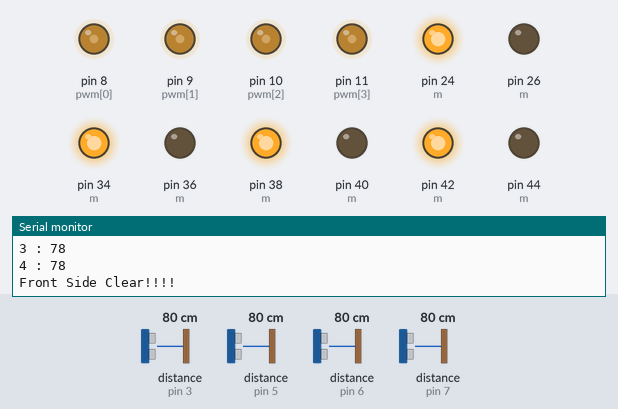
Recording of a sketch running on a simulated Arduino Mega 2560, built with avr-gcc and run on an emulated ATmega2560. Shown: output pins drawn as LEDs (lit = HIGH), the last lines printed to the serial monitor. Wiring (inferred from the names in the program): 4 × ultrasonic range finder: trigger pin 31, echo pin 3 / trigger pin 35, echo pin 5 / trigger pin 37, echo pin 6 / trigger pin 39, echo pin 7. Inputs (shaded band) come from the test bench; at power-on: distance to the obstacle (sensors on pin 3, pin 5, pin 6, pin 7) 80 cm. The echo pulse lasts 58.3 µs per cm; pins used as bus, display or sensor lines are not drawn.

Above: at 1.2 s.
1.3 s: distance to the obstacle (sensor on pin 3) set to 32 cm
4.3 s: distance to the obstacle (sensor on pin 3) set to 25 cm
At 5.5 s:
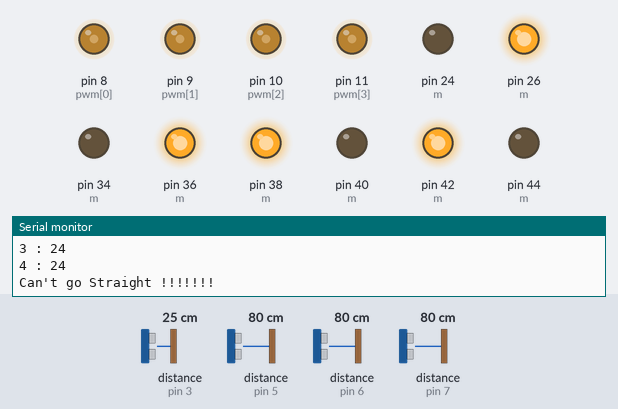
5.9 s: distance to the obstacle (sensor on pin 5) set to 2 cm
8.9 s: distance to the obstacle (sensor on pin 3) set to 75 cm
11.9 s: distance to the obstacle (sensor on pin 3) set to 82 cm
At 13.0 s:
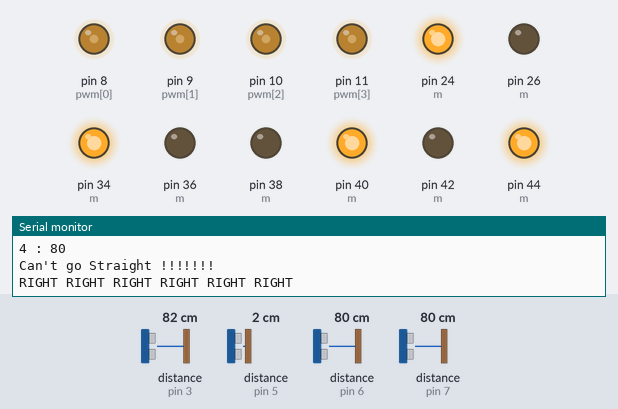
13.4 s: distance to the obstacle (sensor on pin 6) set to 89 cm
At 14.1 s:
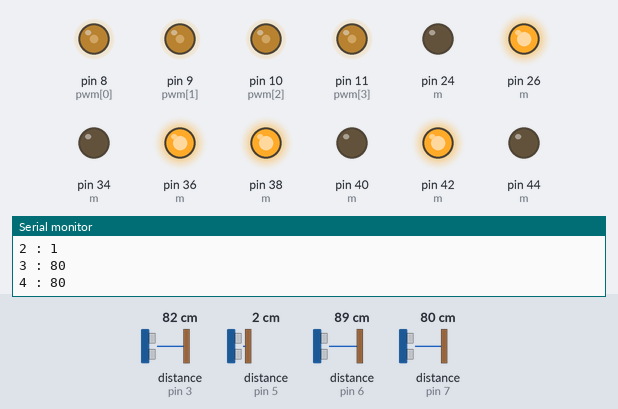
Timing chart, 0 to 15.9 s (numbered marks = the images above; inputs shaded):
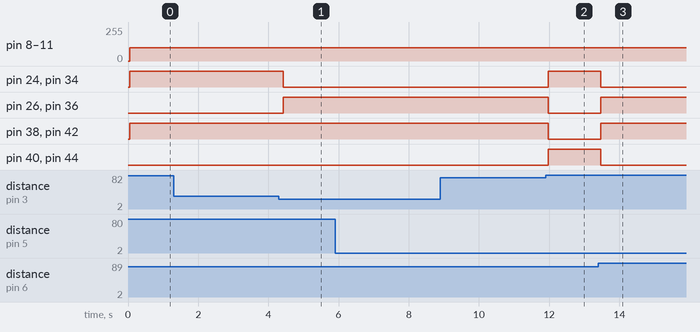

Measured:
- the behaviour switches between 29 and 28 cm on distance to the obstacle (sensor on pin 3) (found by bisection; images 0 and 1)
- the behaviour switches between 79 and 80 cm on distance to the obstacle (sensor on pin 3) (found by bisection; images 1 and 2)
- the behaviour switches between 84 and 85 cm on distance to the obstacle (sensor on pin 6) (found by bisection; images 2 and 3)
- after the input at 4.3 s, pin 24 (m), pin 34 (m): HIGH → LOW after 0.12 s; pin 26 (m), pin 36 (m): LOW → HIGH after 0.12 s
- after the input at 11.9 s, pin 24 (m), pin 34 (m), pin 40 (m), pin 44 (m): LOW → HIGH after 0.07 s; pin 26 (m), pin 36 (m), pin 38 (m), pin 42 (m): HIGH → LOW after 0.07 s
- after the input at 13.4 s, pin 24 (m), pin 34 (m), pin 40 (m), pin 44 (m): HIGH → LOW after 0.07 s; pin 26 (m), pin 36 (m), pin 38 (m), pin 42 (m): LOW → HIGH after 0.07 s

The sketch:

trial_1.ino
```cpp
const int pwm[4]={8,9,10,11};
const int m[4][2]={24,26,34,36,38,40,42,44};
#define radius 5    //cm
#define theta 0.523   //radians
#define halfwidth 15  //cm
#define length 20    //cm
#define NOS 5    //Number of sensors
int trig[] = { 39,37,35,31,31 };
int echo[] = { 7,6,5,3,3 };
int i;

//int trig[] = { 39,37,35,33,31 };
//int echo[] = { 7,6,5,4,3 };


class Data {

  int raw[NOS];         //Holds raw values from the sensor in CMs
  int horz[NOS];          //Holds calculated horizontal distances from the sensor.
  long duration;          //This variable is used in getInput() to store pulsein
  long distance;          //This variable is used in getInput() to store converted distance
  int clearSide[NOS];       //Sets 0 for not clear, 1 for clear


public:
  void getInput() {
    for (int i = 0; i < NOS; i++) {

      digitalWrite(trig[i], LOW);
      delayMicroseconds(5);
      digitalWrite(trig[i], HIGH);
      delayMicroseconds(5);
      digitalWrite(trig[i], LOW);
      duration = pulseIn(echo[i], HIGH);
      distance = duration * 0.034 / 2;
      if (distance > 150)
        distance = 150;
      raw[i] = distance;

      horz[i] = abs((raw[i] + radius)*cos(((PI - (4 * theta)) / 2) + (i*theta)));
    }


  }
  void showRaw()
  {
    for (i = 0; i < NOS; i++)
    {
      Serial.print(i);
      Serial.print(" : ");
      Serial.println(raw[i]);
    }
  }
  void showHorz() {
    for (i = 0; i < NOS; i++) {
      Serial.print(i);
      Serial.print(" : ");
      Serial.println(horz[i]);
    }
  }
  void isClear()
  { getInput();
    int temp = 0;
    for (i = 0; i < NOS; i++)
    {
      if (i == NOS / 2)
      {
        if (raw[i] > length)
          clearSide[i] = 1;
        else
        {
          clearSide[i] = 0; //obstacle present
          temp++;
        }
        i++;
      }
      if (horz[i] > halfwidth) //rover can pass through
        clearSide[i] = 1;
      else
      {
        clearSide[i] = 0;
        temp++;
      }
    }

    if (temp == 0)
    {
      Serial.println("Front Side Clear!!!!");
      forward();
    }
    else
    {
      Serial.println("Can't go Straight !!!!!!!");
      chooseDirection();
    }
  }

  void chooseDirection(){

    int dr = 1; //by default direction is set right
    float ls=0, rs=0, lh=0, rh =0;
    for (int i = 0;i < NOS;i++) //to calculate average sum of ls,lh,rs,rh
    {
      if (i < NOS / 2)
      {
        lh+= horz[i];
        ls+= raw[i];
      }
      if (i > NOS / 2)
      {
        rh += horz[i];
        rs += raw[i];
      }
    }
    ls /= NOS / 2;
    rs /= NOS / 2;
    lh /= NOS / 2;
    rh /= NOS / 2;
    if (ls > rs)
      dr = -1; //if left path is a better path to be followed
/////////////////////////////////////////////////////////////////////////////////////////////////////////////////////////////////////
    if (dr ==-1) //left motion
    {
      left();
    }
    else
      right();
    /*if (lh < halfwidth)
        {
          right();
        }
      else
        stopp();
    }
    else if (dr == 1) //right motion
    {
      if (rh < halfwidth)
        left();
      else
        stopp();
    }*/
  }

 void forward()
{   Serial.println("FORWARD FORWARD FORWARD FORWARD FORWARD FORWARD");
    pwmslow();
    for(int i=0;i<4;i++)
    { digitalWrite(m[i][0],HIGH);
      digitalWrite(m[i][1],LOW); }
}

void left()
{   Serial.println("LEFT LEFT LEFT LEFT LEFT LEFT LEFT");
    pwmslow();
    digitalWrite(m[0][0],LOW);
    digitalWrite(m[0][1],HIGH);
    digitalWrite(m[1][0],LOW);
    digitalWrite(m[1][1],HIGH);
    digitalWrite(m[2][0],HIGH);
    digitalWrite(m[2][1],LOW);
    digitalWrite(m[3][0],HIGH);
    digitalWrite(m[3][1],LOW);
}

void right()
{   Serial.println("RIGHT RIGHT RIGHT RIGHT RIGHT RIGHT");
    pwmslow();
    digitalWrite(m[0][0],HIGH);
    digitalWrite(m[0][1],LOW);
    digitalWrite(m[1][0],HIGH);
    digitalWrite(m[1][1],LOW);
    digitalWrite(m[2][0],LOW);
    digitalWrite(m[2][1],HIGH);
    digitalWrite(m[3][0],LOW);
    digitalWrite(m[3][1],HIGH);
}

void stopp()
{   Serial.println("STOP STOP STOP STOP STOP STOP STOP STOP STOP");
    for(int i=0;i<4;i++)
    analogWrite(pwm[i],0);
}

void pwmcon()
{ //Serial.println("SPEED FAST");
  for(int i=0;i<4;i++)
  analogWrite(pwm[i],100);
}

void pwmslow()
{ //Serial.println("SPEED SLOW");
  for(int i=0;i<4;i++)
  analogWrite(pwm[i],100);
}

}obj;


void setup() {
  Serial.begin(9600);
  for(int i=0;i<4;i++)
    pinMode(pwm[i],OUTPUT);
  for(int i=0;i<4;i++)
  { for(int j=0;j<2;j++)
    { pinMode(m[i][j],OUTPUT); }}
    for (i = 0; i < NOS; i++) {

    pinMode(trig[i], OUTPUT);
    pinMode(echo[i], INPUT);
  }
}

void loop() {
  obj.showRaw();
  //obj.showHorz();
  obj.isClear();
  //obj.chooseDirection();
  //delay(500);
}
```
